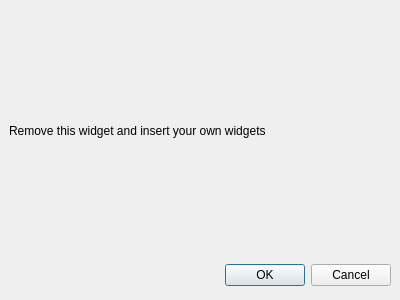
<ui version="4.0" >
 <class>Factuur</class>
 <widget class="QDialog" name="Factuur" >
  <property name="windowModality" >
   <enum>Qt::WindowModal</enum>
  </property>
  <property name="geometry" >
   <rect>
    <x>0</x>
    <y>0</y>
    <width>400</width>
    <height>300</height>
   </rect>
  </property>
  <property name="windowTitle" >
   <string>Factuur</string>
  </property>
  <property name="windowIcon" >
   <iconset resource="../icons.qrc" >
    <normaloff>:/icons/agt_softwareD-64.png</normaloff>:/icons/agt_softwareD-64.png</iconset>
  </property>
  <property name="locale" >
   <locale country="Belgium" language="Dutch" />
  </property>
  <widget class="QLabel" name="label" >
   <property name="geometry" >
    <rect>
     <x>9</x>
     <y>9</y>
     <width>382</width>
     <height>244</height>
    </rect>
   </property>
   <property name="text" >
    <string>Remove this widget and insert your own widgets</string>
   </property>
  </widget>
  <widget class="QDialogButtonBox" name="buttonBox" >
   <property name="geometry" >
    <rect>
     <x>9</x>
     <y>259</y>
     <width>382</width>
     <height>32</height>
    </rect>
   </property>
   <property name="standardButtons" >
    <set>QDialogButtonBox::Cancel|QDialogButtonBox::Ok</set>
   </property>
  </widget>
 </widget>
 <resources>
  <include location="../icons.qrc" />
 </resources>
 <connections/>
</ui>
